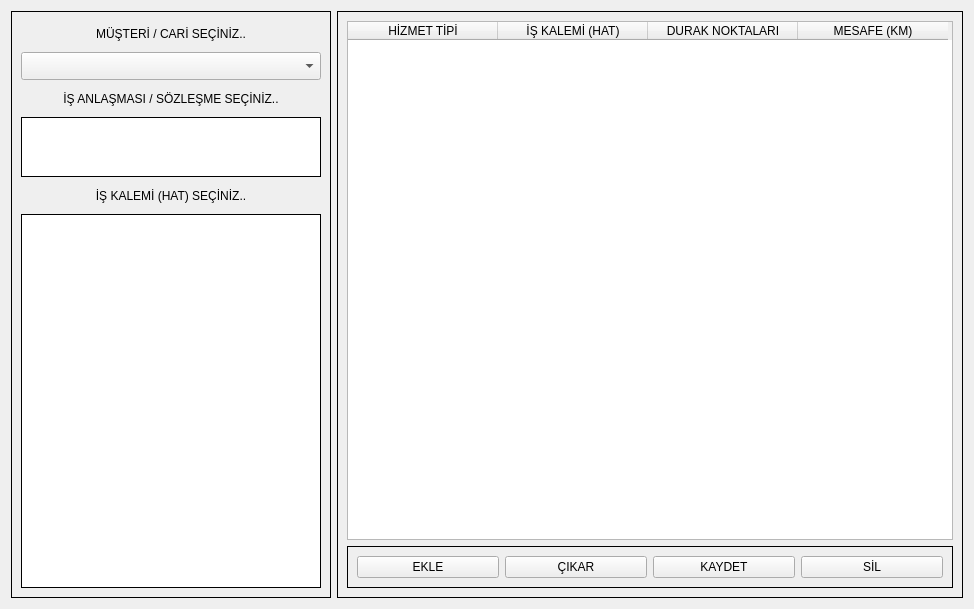
<?xml version="1.0" encoding="UTF-8"?>
<ui version="4.0">
 <class>main_form</class>
 <widget class="QWidget" name="main_form">
  <property name="geometry">
   <rect>
    <x>0</x>
    <y>0</y>
    <width>974</width>
    <height>609</height>
   </rect>
  </property>
  <property name="windowTitle">
   <string>Form</string>
  </property>
  <layout class="QGridLayout" name="gridLayout_3">
   <item row="0" column="0">
    <widget class="QFrame" name="left_frame">
     <property name="frameShape">
      <enum>QFrame::Shape::Box</enum>
     </property>
     <property name="frameShadow">
      <enum>QFrame::Shadow::Plain</enum>
     </property>
     <layout class="QGridLayout" name="gridLayout">
      <item row="0" column="0">
       <layout class="QVBoxLayout" name="verticalLayout">
        <item>
         <widget class="QLabel" name="lbl_musteri">
          <property name="sizePolicy">
           <sizepolicy hsizetype="Fixed" vsizetype="Fixed">
            <horstretch>0</horstretch>
            <verstretch>0</verstretch>
           </sizepolicy>
          </property>
          <property name="minimumSize">
           <size>
            <width>300</width>
            <height>25</height>
           </size>
          </property>
          <property name="maximumSize">
           <size>
            <width>300</width>
            <height>25</height>
           </size>
          </property>
          <property name="text">
           <string>MÜŞTERİ / CARİ SEÇİNİZ..</string>
          </property>
          <property name="alignment">
           <set>Qt::AlignmentFlag::AlignCenter</set>
          </property>
         </widget>
        </item>
        <item>
         <widget class="QComboBox" name="cmb_musteri">
          <property name="sizePolicy">
           <sizepolicy hsizetype="Fixed" vsizetype="Fixed">
            <horstretch>0</horstretch>
            <verstretch>0</verstretch>
           </sizepolicy>
          </property>
          <property name="minimumSize">
           <size>
            <width>300</width>
            <height>28</height>
           </size>
          </property>
          <property name="maximumSize">
           <size>
            <width>300</width>
            <height>28</height>
           </size>
          </property>
         </widget>
        </item>
        <item>
         <widget class="QLabel" name="lbl_sozlesme">
          <property name="sizePolicy">
           <sizepolicy hsizetype="Fixed" vsizetype="Fixed">
            <horstretch>0</horstretch>
            <verstretch>0</verstretch>
           </sizepolicy>
          </property>
          <property name="minimumSize">
           <size>
            <width>300</width>
            <height>25</height>
           </size>
          </property>
          <property name="maximumSize">
           <size>
            <width>300</width>
            <height>25</height>
           </size>
          </property>
          <property name="text">
           <string>İŞ ANLAŞMASI / SÖZLEŞME SEÇİNİZ..</string>
          </property>
          <property name="alignment">
           <set>Qt::AlignmentFlag::AlignCenter</set>
          </property>
         </widget>
        </item>
        <item>
         <widget class="QListView" name="list_sozlesme">
          <property name="sizePolicy">
           <sizepolicy hsizetype="Fixed" vsizetype="Fixed">
            <horstretch>0</horstretch>
            <verstretch>0</verstretch>
           </sizepolicy>
          </property>
          <property name="minimumSize">
           <size>
            <width>300</width>
            <height>60</height>
           </size>
          </property>
          <property name="maximumSize">
           <size>
            <width>300</width>
            <height>60</height>
           </size>
          </property>
          <property name="frameShape">
           <enum>QFrame::Shape::Box</enum>
          </property>
          <property name="frameShadow">
           <enum>QFrame::Shadow::Plain</enum>
          </property>
         </widget>
        </item>
        <item>
         <widget class="QLabel" name="lbl_kalem">
          <property name="sizePolicy">
           <sizepolicy hsizetype="Fixed" vsizetype="Fixed">
            <horstretch>0</horstretch>
            <verstretch>0</verstretch>
           </sizepolicy>
          </property>
          <property name="minimumSize">
           <size>
            <width>300</width>
            <height>25</height>
           </size>
          </property>
          <property name="maximumSize">
           <size>
            <width>300</width>
            <height>25</height>
           </size>
          </property>
          <property name="text">
           <string>İŞ KALEMİ (HAT) SEÇİNİZ..</string>
          </property>
          <property name="alignment">
           <set>Qt::AlignmentFlag::AlignCenter</set>
          </property>
         </widget>
        </item>
        <item>
         <widget class="QListView" name="list_kalemler">
          <property name="sizePolicy">
           <sizepolicy hsizetype="Fixed" vsizetype="Expanding">
            <horstretch>0</horstretch>
            <verstretch>0</verstretch>
           </sizepolicy>
          </property>
          <property name="minimumSize">
           <size>
            <width>300</width>
            <height>0</height>
           </size>
          </property>
          <property name="maximumSize">
           <size>
            <width>300</width>
            <height>16777215</height>
           </size>
          </property>
          <property name="frameShape">
           <enum>QFrame::Shape::Box</enum>
          </property>
          <property name="frameShadow">
           <enum>QFrame::Shadow::Plain</enum>
          </property>
         </widget>
        </item>
       </layout>
      </item>
     </layout>
    </widget>
   </item>
   <item row="0" column="1">
    <widget class="QFrame" name="right_frame">
     <property name="frameShape">
      <enum>QFrame::Shape::Box</enum>
     </property>
     <property name="frameShadow">
      <enum>QFrame::Shadow::Plain</enum>
     </property>
     <layout class="QGridLayout" name="gridLayout_2">
      <item row="0" column="0">
       <widget class="QTableWidget" name="table_rotalar">
        <attribute name="horizontalHeaderDefaultSectionSize">
         <number>150</number>
        </attribute>
        <attribute name="horizontalHeaderStretchLastSection">
         <bool>false</bool>
        </attribute>
        <column>
         <property name="text">
          <string>HİZMET TİPİ</string>
         </property>
        </column>
        <column>
         <property name="text">
          <string>İŞ KALEMİ (HAT)</string>
         </property>
        </column>
        <column>
         <property name="text">
          <string>DURAK NOKTALARI</string>
         </property>
        </column>
        <column>
         <property name="text">
          <string>MESAFE (KM)</string>
         </property>
        </column>
       </widget>
      </item>
      <item row="1" column="0">
       <widget class="QFrame" name="bottom_frame">
        <property name="frameShape">
         <enum>QFrame::Shape::Box</enum>
        </property>
        <property name="frameShadow">
         <enum>QFrame::Shadow::Plain</enum>
        </property>
        <layout class="QHBoxLayout" name="horizontalLayout">
         <item>
          <widget class="QPushButton" name="btn_ekle">
           <property name="text">
            <string>EKLE</string>
           </property>
          </widget>
         </item>
         <item>
          <widget class="QPushButton" name="btn_cikar">
           <property name="text">
            <string>ÇIKAR</string>
           </property>
          </widget>
         </item>
         <item>
          <widget class="QPushButton" name="btn_kaydet">
           <property name="text">
            <string>KAYDET</string>
           </property>
          </widget>
         </item>
         <item>
          <widget class="QPushButton" name="btn_sil">
           <property name="text">
            <string>SİL</string>
           </property>
          </widget>
         </item>
        </layout>
       </widget>
      </item>
     </layout>
    </widget>
   </item>
  </layout>
 </widget>
 <resources/>
 <connections/>
</ui>
